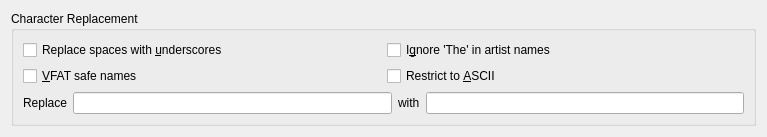
<?xml version="1.0" encoding="UTF-8"?>
<ui version="4.0">
 <class>FilenameLayoutOptions</class>
 <widget class="QWidget" name="FilenameLayoutOptions">
  <property name="geometry">
   <rect>
    <x>0</x>
    <y>0</y>
    <width>767</width>
    <height>119</height>
   </rect>
  </property>
  <property name="windowTitle">
   <string>Form</string>
  </property>
  <layout class="QVBoxLayout" name="verticalLayout">
   <item>
    <widget class="QGroupBox" name="groupBox_2">
     <property name="sizePolicy">
      <sizepolicy hsizetype="MinimumExpanding" vsizetype="Minimum">
       <horstretch>0</horstretch>
       <verstretch>0</verstretch>
      </sizepolicy>
     </property>
     <property name="title">
      <string>Character Replacement</string>
     </property>
     <property name="flat">
      <bool>true</bool>
     </property>
     <layout class="QGridLayout" name="gridLayout_2">
      <property name="sizeConstraint">
       <enum>QLayout::SetDefaultConstraint</enum>
      </property>
      <item row="0" column="0">
       <widget class="QCheckBox" name="spaceCheck">
        <property name="sizePolicy">
         <sizepolicy hsizetype="MinimumExpanding" vsizetype="Fixed">
          <horstretch>0</horstretch>
          <verstretch>0</verstretch>
         </sizepolicy>
        </property>
        <property name="toolTip">
         <string>If checked, convert spaces to underscores.</string>
        </property>
        <property name="whatsThis">
         <string>If checked all spaces will be replaced with underscores in the file names. If not, spaces will be left as they are.</string>
        </property>
        <property name="text">
         <string>Replace spaces with &amp;underscores</string>
        </property>
       </widget>
      </item>
      <item row="0" column="1">
       <widget class="QCheckBox" name="ignoreTheCheck">
        <property name="sizePolicy">
         <sizepolicy hsizetype="MinimumExpanding" vsizetype="Fixed">
          <horstretch>0</horstretch>
          <verstretch>0</verstretch>
         </sizepolicy>
        </property>
        <property name="toolTip">
         <string>If checked, postfix artists' names starting with 'The' with ', The'.</string>
        </property>
        <property name="whatsThis">
         <string>If checked all artists that have the word &quot;The&quot; at the beginning will be treated as if the &quot;The&quot; was not there. Example, &quot;The Beatles&quot; would become &quot;Beatles, The&quot;</string>
        </property>
        <property name="text">
         <string>I&amp;gnore 'The' in artist names</string>
        </property>
       </widget>
      </item>
      <item row="1" column="0">
       <widget class="QCheckBox" name="vfatCheck">
        <property name="sizePolicy">
         <sizepolicy hsizetype="MinimumExpanding" vsizetype="Fixed">
          <horstretch>0</horstretch>
          <verstretch>0</verstretch>
         </sizepolicy>
        </property>
        <property name="toolTip">
         <string>Replace characters that are incompatible with MS-DOS/VFAT file systems with underscores. 

Most people can leave this option enabled.</string>
        </property>
        <property name="whatsThis">
         <string>If checked, replace characters that are incompatible with MS-DOS/VFAT file systems with underscores. Incompatible characters include |?*&lt;&quot;:&gt;+[] and unicode control characters. 

Most people can leave this option enabled as it ensures copying to media devices will function correctly.</string>
        </property>
        <property name="text">
         <string>&amp;VFAT safe names</string>
        </property>
       </widget>
      </item>
      <item row="1" column="1">
       <widget class="QCheckBox" name="asciiCheck">
        <property name="sizePolicy">
         <sizepolicy hsizetype="MinimumExpanding" vsizetype="Fixed">
          <horstretch>0</horstretch>
          <verstretch>0</verstretch>
         </sizepolicy>
        </property>
        <property name="toolTip">
         <string>&lt;!DOCTYPE HTML PUBLIC &quot;-//W3C//DTD HTML 4.0//EN&quot; &quot;http://www.w3.org/TR/REC-html40/strict.dtd&quot;&gt;
&lt;html&gt;&lt;head&gt;&lt;meta name=&quot;qrichtext&quot; content=&quot;1&quot; /&gt;&lt;style type=&quot;text/css&quot;&gt;
p, li { white-space: pre-wrap; }
&lt;/style&gt;&lt;/head&gt;&lt;body style=&quot; font-family:'Sans Serif'; font-size:9pt; font-weight:400; font-style:normal;&quot;&gt;
&lt;p style=&quot; margin-top:0px; margin-bottom:0px; margin-left:0px; margin-right:0px; -qt-block-indent:0; text-indent:0px;&quot;&gt;If checked, all non-ASCII characters will be replaced with underscores.&lt;span style=&quot; font-weight:600;&quot;&gt; &lt;/span&gt;&lt;/p&gt;
&lt;p style=&quot;-qt-paragraph-type:empty; margin-top:0px; margin-bottom:0px; margin-left:0px; margin-right:0px; -qt-block-indent:0; text-indent:0px; font-weight:600;&quot;&gt;&lt;/p&gt;
&lt;p style=&quot; margin-top:0px; margin-bottom:0px; margin-left:0px; margin-right:0px; -qt-block-indent:0; text-indent:0px;&quot;&gt;&lt;span style=&quot; font-weight:600;&quot;&gt;Do not check this option if you have non-English characters in your tags. &lt;/span&gt;&lt;/p&gt;
&lt;p style=&quot;-qt-paragraph-type:empty; margin-top:0px; margin-bottom:0px; margin-left:0px; margin-right:0px; -qt-block-indent:0; text-indent:0px;&quot;&gt;&lt;/p&gt;
&lt;p style=&quot; margin-top:0px; margin-bottom:0px; margin-left:0px; margin-right:0px; -qt-block-indent:0; text-indent:0px;&quot;&gt;Most people can leave this option unchecked.&lt;/p&gt;&lt;/body&gt;&lt;/html&gt;</string>
        </property>
        <property name="whatsThis">
         <string>&lt;!DOCTYPE HTML PUBLIC &quot;-//W3C//DTD HTML 4.0//EN&quot; &quot;http://www.w3.org/TR/REC-html40/strict.dtd&quot;&gt;
&lt;html&gt;&lt;head&gt;&lt;meta name=&quot;qrichtext&quot; content=&quot;1&quot; /&gt;&lt;style type=&quot;text/css&quot;&gt;
p, li { white-space: pre-wrap; }
&lt;/style&gt;&lt;/head&gt;&lt;body style=&quot; font-family:'Sans Serif'; font-size:9pt; font-weight:400; font-style:normal;&quot;&gt;
&lt;p style=&quot; margin-top:0px; margin-bottom:0px; margin-left:0px; margin-right:0px; -qt-block-indent:0; text-indent:0px;&quot;&gt;If checked, all non-ASCII characters will be replaced with underscores.&lt;span style=&quot; font-weight:600;&quot;&gt; Do not check this option if you have non-English characters in your tags. &lt;/span&gt;&lt;/p&gt;
&lt;p style=&quot;-qt-paragraph-type:empty; margin-top:0px; margin-bottom:0px; margin-left:0px; margin-right:0px; -qt-block-indent:0; text-indent:0px;&quot;&gt;&lt;/p&gt;
&lt;p style=&quot; margin-top:0px; margin-bottom:0px; margin-left:0px; margin-right:0px; -qt-block-indent:0; text-indent:0px;&quot;&gt;Most people can leave this option &lt;span style=&quot; font-style:italic;&quot;&gt;unchecked.&lt;/span&gt;&lt;/p&gt;&lt;/body&gt;&lt;/html&gt;</string>
        </property>
        <property name="text">
         <string>Restrict to &amp;ASCII</string>
        </property>
       </widget>
      </item>
      <item row="4" column="0" colspan="2">
       <layout class="QHBoxLayout" name="replaceLayout">
        <item>
         <widget class="QLabel" name="textLabel1">
          <property name="sizePolicy">
           <sizepolicy hsizetype="Preferred" vsizetype="Minimum">
            <horstretch>0</horstretch>
            <verstretch>0</verstretch>
           </sizepolicy>
          </property>
          <property name="minimumSize">
           <size>
            <width>0</width>
            <height>21</height>
           </size>
          </property>
          <property name="text">
           <string>Replace</string>
          </property>
          <property name="wordWrap">
           <bool>false</bool>
          </property>
         </widget>
        </item>
        <item>
         <widget class="KLineEdit" name="regexpEdit">
          <property name="sizePolicy">
           <sizepolicy hsizetype="Expanding" vsizetype="Minimum">
            <horstretch>0</horstretch>
            <verstretch>0</verstretch>
           </sizepolicy>
          </property>
          <property name="minimumSize">
           <size>
            <width>0</width>
            <height>21</height>
           </size>
          </property>
          <property name="toolTip">
           <string>Regular expression</string>
          </property>
         </widget>
        </item>
        <item>
         <widget class="QLabel" name="textLabel2">
          <property name="sizePolicy">
           <sizepolicy hsizetype="Preferred" vsizetype="Minimum">
            <horstretch>0</horstretch>
            <verstretch>0</verstretch>
           </sizepolicy>
          </property>
          <property name="minimumSize">
           <size>
            <width>0</width>
            <height>21</height>
           </size>
          </property>
          <property name="text">
           <string>with</string>
          </property>
          <property name="wordWrap">
           <bool>false</bool>
          </property>
         </widget>
        </item>
        <item>
         <widget class="KLineEdit" name="replaceEdit">
          <property name="sizePolicy">
           <sizepolicy hsizetype="Expanding" vsizetype="Minimum">
            <horstretch>0</horstretch>
            <verstretch>0</verstretch>
           </sizepolicy>
          </property>
          <property name="minimumSize">
           <size>
            <width>0</width>
            <height>21</height>
           </size>
          </property>
          <property name="toolTip">
           <string>Character string</string>
          </property>
         </widget>
        </item>
       </layout>
      </item>
     </layout>
    </widget>
   </item>
  </layout>
 </widget>
 <customwidgets>
  <customwidget>
   <class>KLineEdit</class>
   <extends>QLineEdit</extends>
   <header>klineedit.h</header>
  </customwidget>
 </customwidgets>
 <resources/>
 <connections/>
</ui>
